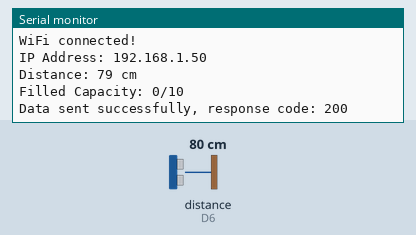
Bench run of a sketch on a simulated ESP8266 (NodeMCU). Shown: the last lines printed to the serial monitor. Wiring (inferred from the names in the program): ultrasonic range finder: trigger D5; echo D6. The test bench sets the inputs (shaded band); at power-on: distance to the obstacle (sensor on D6) 80 cm. The echo pulse lasts 58.3 µs per cm; WiFi joins after 1.5 s; servers stay silent unless stated; uploads are accepted with an empty reply.

Above: at 3.2 s.
3.3 s: distance to the obstacle (sensor on D6) set to 2 cm
At 4.36 s:
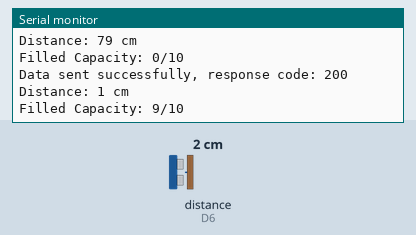
6.0 s: distance to the obstacle (sensor on D6) set to 4 cm
At 6.9 s:
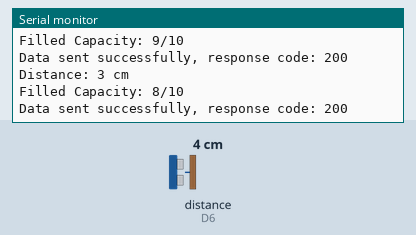
Timing chart, 0 to 9.0 s (numbered marks = the images above; inputs shaded):
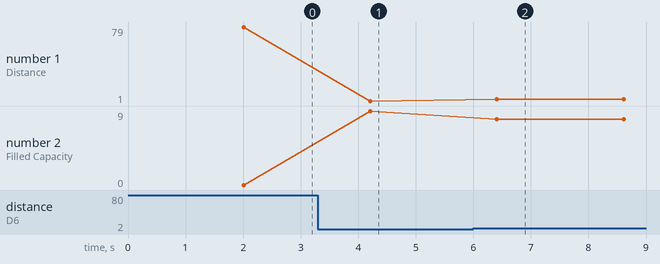

Measured:
- after the input at 3.3 s, the serial monitor: prints a new line after 0.91 s (image 1)
- after the input at 6.0 s, the serial monitor: prints a new line after 0.41 s (image 2)
- plotted number 1: 79 → 1 after the input at 3.3 s, 1 → 3 after the input at 6.0 s
- plotted number 2: 0 → 9 after the input at 3.3 s, 9 → 8 after the input at 6.0 s

The sketch:

waste_bin_monitor.ino
```cpp
#include <ESP8266WiFi.h>
#include <ESP8266HTTPClient.h>

// Replace with your Wi-Fi network credentials
const char* ssid = "Wifi-Name";
const char* password = "Wifi-Password";

// Replace with your server's endpoint URL
const char* serverUrl = "http://localhost:5000/api/waste-data";
// Define pins for the ultrasonic sensor
const int trigPin = D5; // GPIO 14
const int echoPin = D6; // GPIO 12F

// Define the depth of the dustbin in cm
const int dustbinDepth = 18; // Adjusted for your dustbin's height of 20 cm

WiFiClient wifiClient; // Declare WiFiClient object

// Store the last known distance to detect changes
long lastDistance = -1; // Initialize to an impossible value
unsigned long lastSendTime = 0; // Track time since last forced send
const unsigned long delayInterval = 300000; // 5 minutes in milliseconds

void setup() {
  Serial.begin(115200);
  WiFi.begin(ssid, password);

  Serial.println();
  Serial.print("Connecting to ");
  Serial.println(ssid);

  int retryCount = 0;
  while (WiFi.status() != WL_CONNECTED && retryCount < 20) {
    delay(1000);
    Serial.print(".");
    retryCount++;
  }

  if (WiFi.status() == WL_CONNECTED) {
    Serial.println();
    Serial.println("WiFi connected!");
    Serial.print("IP Address: ");
    Serial.println(WiFi.localIP());
  } else {
    Serial.println();
    Serial.println("Failed to connect to Wi-Fi. Restarting...");
    ESP.restart();
  }

  // Set the sensor pins
  pinMode(trigPin, OUTPUT);
  pinMode(echoPin, INPUT);
}

void loop() {
  // Measure distance
  long duration, distance;
  digitalWrite(trigPin, LOW);
  delayMicroseconds(2);
  digitalWrite(trigPin, HIGH);
  delayMicroseconds(10);
  digitalWrite(trigPin, LOW);

  duration = pulseIn(echoPin, HIGH);
  distance = (duration * 0.034 / 2); // Calculate distance in cm

  // Map distance to a filled capacity between 0 and 10
  int filled_capacity = map(distance, 0, dustbinDepth, 10, 0);
  filled_capacity = constrain(filled_capacity, 0, 10); // Ensure it's between 0 and 10

  Serial.print("Distance: ");
  Serial.print(distance);
  Serial.println(" cm");
  Serial.print("Filled Capacity: ");
  Serial.print(filled_capacity);
  Serial.println("/10");

  // Get the current time in milliseconds
  unsigned long currentTime = millis();

  // Check if distance has changed significantly or if it's time for a periodic update
  if (distance != lastDistance || (currentTime - lastSendTime > delayInterval)) {
    // Send data to the server
    sendData(filled_capacity);

    // Update the last known distance and time
    lastDistance = distance;
    lastSendTime = currentTime;
  }

  delay(2000); // Delay 2 seconds before taking the next measurement to avoid rapid triggering
}

void sendData(int filled_capacity) {
  if (WiFi.status() == WL_CONNECTED) {
    HTTPClient http;
    http.begin(wifiClient, serverUrl); // Use WiFiClient with HTTPClient
    http.addHeader("Content-Type", "application/json");

    // Create JSON payload
    String jsonPayload = "{\"dustbin_id\": 7, \"location\": \"Arrey\", \"filled_capacity\": " + String(filled_capacity) + "}";
    int httpResponseCode = http.POST(jsonPayload);

    if (httpResponseCode > 0) {
      Serial.print("Data sent successfully, response code: ");
      Serial.println(httpResponseCode);
    } else {
      Serial.print("Error in sending data: ");
      Serial.println(httpResponseCode);
    }
    http.end();
  } else {
    Serial.println("WiFi disconnected, attempting to reconnect...");
    WiFi.begin(ssid, password);
  }
}
```
